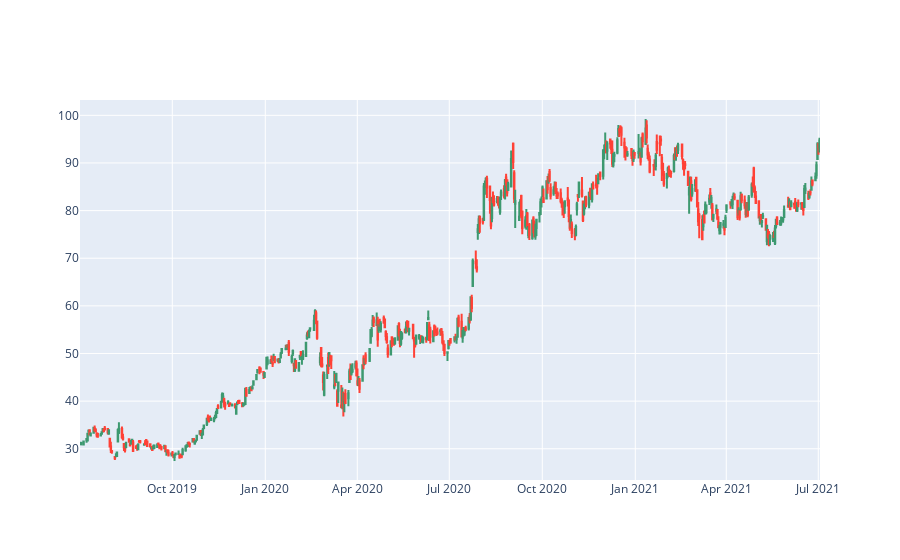

Source (notebook cell):
### Code cell
plot_price_history(stock_flat_df)

### Figure 1 — Plotly figure (JSON) as saved in the notebook; plotly's stock layout.template omitted (floating-point values rounded to 4 significant figures; data arrays with more than 128 entries replaced by an {"elided": "..."} marker saying what was removed)
{"data": [{"close": {"elided": "506 float values"}, "high": {"elided": "506 float values"}, "low": {"elided": "506 float values"}, "open": {"elided": "506 float values"}, "type": "candlestick", "x": {"elided": "506 str values"}}], "layout": {"xaxis": {"rangeslider": {"visible": false}}}}
